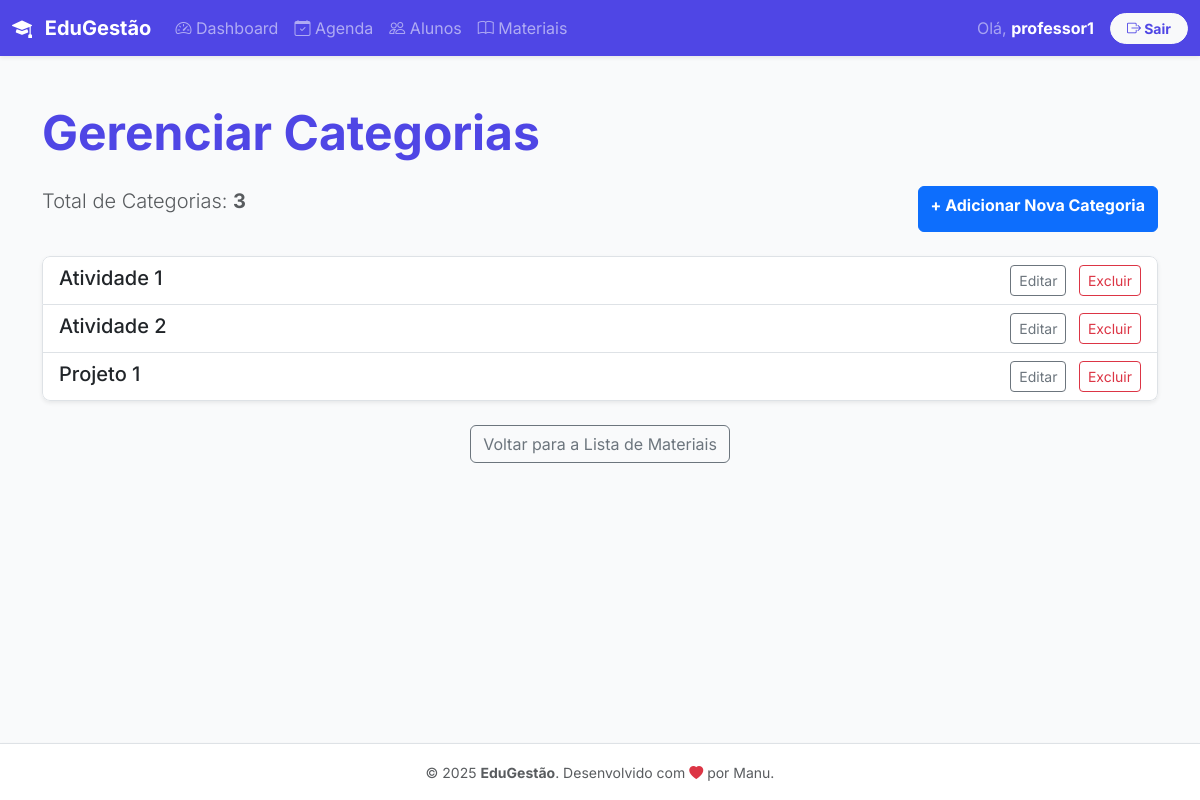
Before: /materiais/categorias/ (signed in) with the older database file.
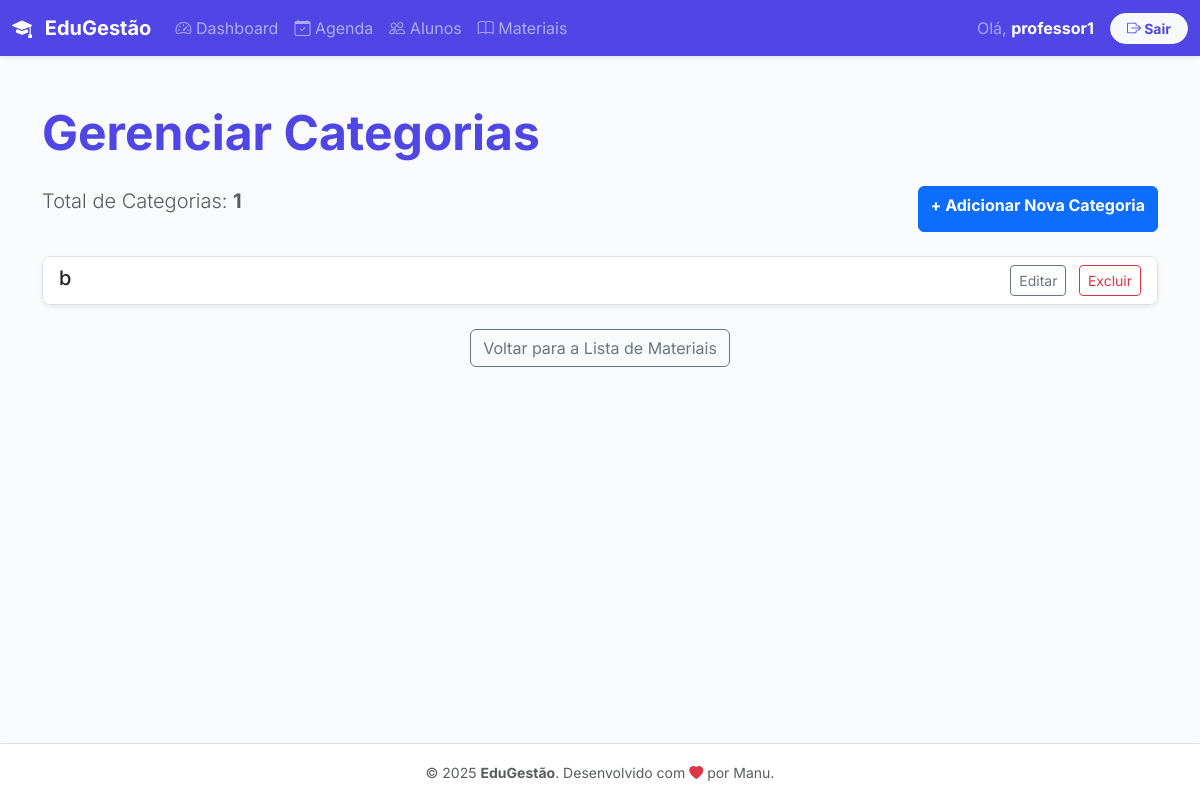
After: the same page with the newer database file.
### materiais/models.py (models this page shows, shortened)
class Categoria(models.Model):
    ID_Categoria = models.AutoField(primary_key=True)
    Nome = models.CharField(max_length=50, unique=True)

### materiais/views.py (the view)
# urls.py: path('categorias/', CategoriaListView.as_view(), name='lista_categorias'),
class CategoriaListView(LoginRequiredMixin, ListView):
    model = Categoria
    context_object_name = 'categorias'
    template_name = 'materiais/categoria_lista.html'
    def get_queryset(self):
        return Categoria.objects.all().order_by('Nome')

### materiais/templates/materiais/categoria_lista.html (shortened to what this page needs)
{% extends 'base.html' %}
{% load static %}
{% block content %}
<div class="container my-5">
    <h1 class="display-5 fw-bold text-primary mb-4">
        Gerenciar Categorias
    </h1>
    <div class="d-flex justify-content-between mb-4">
        <p class="lead text-muted">Total de Categorias: <span class="fw-bold">{{ categorias.count }}</span></p>
        <a href="{% url 'materiais:criar_categoria' %}" class="btn btn-primary fw-bold">
            + Adicionar Nova Categoria
        </a>
    </div>
    {% if categorias %}
        <div class="list-group shadow-sm rounded-3 overflow-hidden">
            {% for categoria in categorias %}
            <div class="list-group-item d-flex justify-content-between align-items-center">
                <h5 class="mb-1">{{ categoria.Nome }}</h5>
                <div>
                    <a href="{% url 'materiais:editar_categoria' pk=categoria.pk %}" class="btn btn-sm btn-outline-secondary me-2" title="Editar Categoria">
                        Editar
                    </a>
                    <form method="post" action="{% url 'materiais:deletar_categoria' pk=categoria.pk %}" style="display:inline;">
                        <button type="submit"
                                class="btn btn-sm btn-outline-danger"
                                title="Excluir Categoria"
                                onclick="return confirm('Tem certeza que deseja excluir a categoria {{ categoria.Nome }}? Esta ação não pode ser desfeita e pode falhar se houver materiais associados.');">
                            Excluir
                        </button>
                    </form>
                </div>
            </div>
            {% endfor %}
        </div>
    {% else %}
        <div class="alert alert-info text-center mt-5" role="alert">
            Você ainda não tem categorias cadastradas. <a href="{% url 'materiais:criar_categoria' %}" class="alert-link fw-bold">Clique aqui para adicionar sua primeira categoria!</a>
        </div>
    {% endif %}
    <div class="mt-4 text-center">
        <a href="{% url 'materiais:lista_materiais' %}" class="btn btn-outline-secondary">Voltar para a Lista de Materiais</a>
    </div>
</div>
{% endblock %}

Changed rows visible on the page:
removed Categoria: Nome "Atividade 1"
removed Categoria: Nome "Atividade 2"
removed Categoria: Nome "Projeto 1"
added Categoria: Nome "b"
Other visible differences:
{{ categorias.count }}: "3" → "1"
